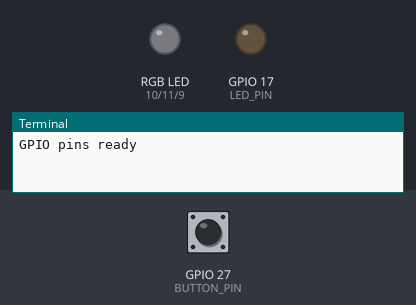
A program run on a simulated Raspberry Pi (BCM pin numbers). On the bench: an RGB LED mixed from three pins (HIGH = lit), output pins drawn as LEDs (lit = HIGH), the last lines printed to the terminal. Dashed ring = blinking. The test bench sets the inputs (shaded band); at power-on: GPIO 27 (BUTTON_PIN) LOW.

Above: at 1.2 s.
1.3 s: GPIO 27 (BUTTON_PIN) pulled HIGH for 3.2 s
At 2.1 s:
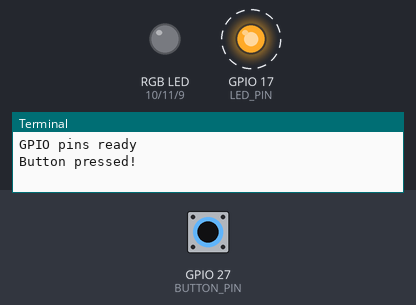
Timing chart, 0 to 6.0 s (numbered marks = the images above; inputs shaded):
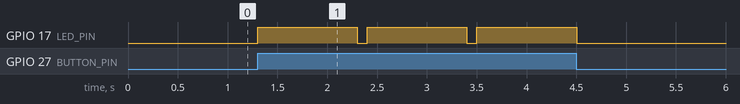

The program:

demo_gpio.py
```python
from time import sleep
import RPi.GPIO as GPIO

LED_PIN = 17
BUTTON_PIN = 27
RGB_R_PIN = 10
RGB_G_PIN = 11
RGB_B_PIN = 9

def gpio_setup():
    GPIO.setmode(GPIO.BCM)
    GPIO.setwarnings(False)

    GPIO.setup(LED_PIN, GPIO.OUT)
    GPIO.setup(RGB_R_PIN, GPIO.OUT)
    GPIO.setup(RGB_G_PIN, GPIO.OUT)
    GPIO.setup(RGB_B_PIN, GPIO.OUT)
    GPIO.setup(BUTTON_PIN, GPIO.IN, pull_up_down=GPIO.PUD_DOWN)

    led_off()
    rgb_off()

def led_on():
    GPIO.output(LED_PIN, GPIO.HIGH)

def led_off():
    GPIO.output(LED_PIN, GPIO.LOW)

def rgb_off():
    GPIO.output(RGB_R_PIN, GPIO.LOW)
    GPIO.output(RGB_G_PIN, GPIO.LOW)
    GPIO.output(RGB_B_PIN, GPIO.LOW)

def rgb_red():
    rgb_off()
    GPIO.output(RGB_R_PIN, GPIO.HIGH)

def rgb_green():
    rgb_off()
    GPIO.output(RGB_G_PIN, GPIO.HIGH)

def rgb_blue():
    rgb_off()
    GPIO.output(RGB_B_PIN, GPIO.HIGH)

def rgb_purple():
    rgb_off()
    GPIO.output(RGB_R_PIN, GPIO.HIGH)
    GPIO.output(RGB_B_PIN, GPIO.HIGH)

def rgb_orange():
    rgb_off()
    GPIO.output(RGB_R_PIN, GPIO.HIGH)
    GPIO.output(RGB_G_PIN, GPIO.HIGH)

def button_pressed():
    return (GPIO.input(BUTTON_PIN) == True)

if __name__ == '__main__':
    # Set up GPIO pins
    gpio_setup()
    print('GPIO pins ready')

    # Main loop
    while True:
        if button_pressed():
            print('Button pressed!')
            # Flash the light for 1 second
            led_on()
            sleep(1)
            led_off()
        sleep(0.1)

    GPIO.cleanup()
```

Measured:
- after the input at 1.3 s, GPIO 17 (LED_PIN): alternates HIGH for 1.0 s and LOW for 0.10 s, 6 changes in all, then stays LOW, starting at once
